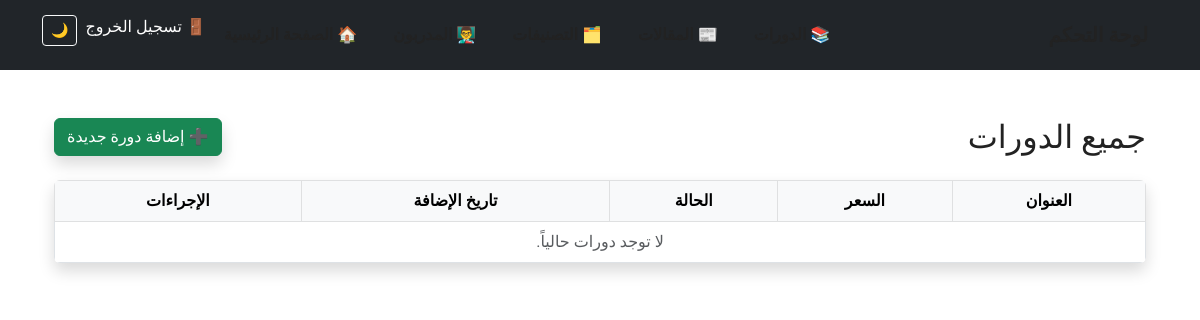
Before: /ar/dashboard/courses/ (signed in) with the older database file.
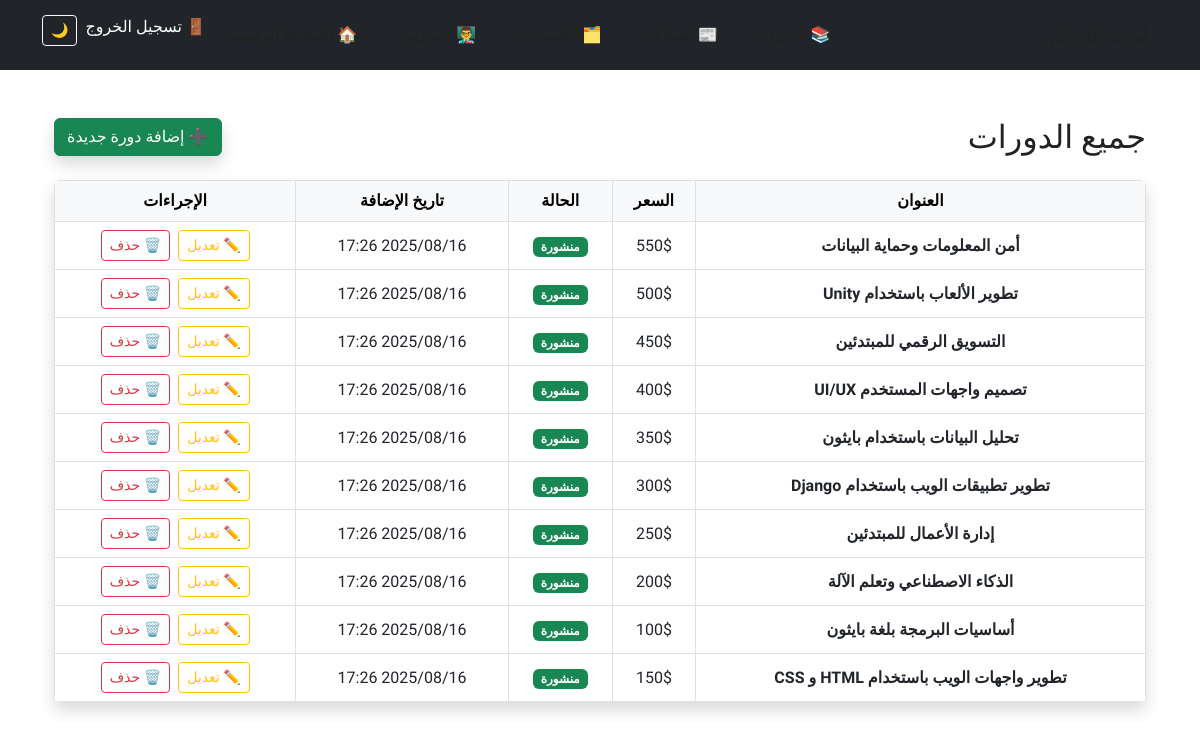
After: the same page with the newer database file.
### courses/models.py (models this page shows, shortened)
class Course(models.Model):
    title = models.CharField(max_length=200, verbose_name=_("عنوان الدورة"))
    description = models.TextField(verbose_name=_("وصف الدورة"))
    is_published = models.BooleanField(default=True, verbose_name=_("نشر الدورة"))
    price = models.DecimalField(max_digits=6, decimal_places=0, verbose_name=_("السعر"))
    old_price = models.DecimalField(max_digits=6, decimal_places=0, default=0, blank=True, verbose_name=_("السعر القديم"))
    created_at = models.DateTimeField(auto_now_add=True, verbose_name=_("تاريخ الإنشاء"))
    image = models.ImageField(upload_to='course_images/', null=True, blank=True, verbose_name=_("صورة الدورة"))
    duration = models.CharField(max_length=100, blank=True, null=True, verbose_name=_("مدة الدورة"))
    level = models.CharField(max_length=100, blank=True, null=True, verbose_name=_("مستوى الدورة"))
    prerequisites = models.TextField(blank=True, null=True, verbose_name=_("متطلبات الدورة"))
    students = models.ManyToManyField(User, related_name="courses", blank=True, verbose_name=_("الطلاب المشتركين"))
    instructor = models.ForeignKey(Instructor, on_delete=models.SET_NULL, null=True, blank=True, verbose_name=_("مدرب الدورة"))
    category = models.ForeignKey(Category, on_delete=models.CASCADE, related_name='courses', null=True, blank=True, verbose_name=_("فئة الدورة"))
    class Meta:
        verbose_name = _("دورة")
        verbose_name_plural = _("الدورات")
        ordering = ['-created_at']

### dashboard/views.py (the view)
# urls.py: path('courses/', views.course_list, name='course_list'),
@user_passes_test(is_admin)
def course_list(request):
    courses = Course.objects.all()
    return render(request, 'dashboard/course/course_list.html', {'courses': courses})

### dashboard/views.py (called while the page is built)
def is_admin(user):
    return user.is_authenticated and user.is_staff

### dashboard/templates/dashboard/course/course_list.html (shortened to what this page needs)
{% extends "dashboard/base.html" %}
{% load i18n static %}
{% block content %}
<div class="container mt-5">
    <div class="d-flex justify-content-between align-items-center mb-4">
        <h2 class="mb-0">{% trans "جميع الدورات" %}</h2>
        <a href="{% url 'dashboard:add_course' %}" class="btn btn-success shadow">
            ➕ {% trans "إضافة دورة جديدة" %}
        </a>
    </div>
    <div class="table-responsive shadow rounded">
        <table class="table table-bordered table-hover text-center align-middle mb-0">
            <thead class="table-light">
                <tr>
                    <th>{% trans "العنوان" %}</th>
                    <th>{% trans "السعر" %}</th>
                    <th>{% trans "الحالة" %}</th>
                    <th>{% trans "تاريخ الإضافة" %}</th>
                    <th>{% trans "الإجراءات" %}</th>
                </tr>
            </thead>
            <tbody>
                {% for course in courses %}
                <tr>
                    <td class="fw-bold">{{ course.title }}</td>
                    <td>{{ course.price }}$</td>
                    <td>
                        {% if course.is_published %}
                            <span class="badge bg-success">{% trans "منشورة" %}</span>
                        {% else %}
                            <span class="badge bg-secondary">{% trans "غير منشورة" %}</span>
                        {% endif %}
                    </td>
                    <td>{{ course.created_at|date:"Y/m/d H:i" }}</td>
                    <td>
                        <a href="{% url 'dashboard:edit_course' course.id %}" class="btn btn-sm btn-outline-warning me-1">
                            ✏️ {% trans "تعديل" %}
                        </a>
                        <a href="{% url 'dashboard:delete_course' course.id %}" class="btn btn-sm btn-outline-danger"
                           onclick="return confirm('{% trans "هل أنت متأكد من حذف هذه الدورة؟" %}');">
                            🗑️ {% trans "حذف" %}
                        </a>
                    </td>
                </tr>
                {% empty %}
                <tr>
                    <td colspan="5" class="text-muted">{% trans "لا توجد دورات حالياً." %}</td>
                </tr>
                {% endfor %}
            </tbody>
        </table>
    </div>
</div>
{% endblock %}

Changed rows visible on the page:
added Course: title "أمن المعلومات وحماية البيانات", price "550", created_at "2025/08/16 17:26"
added Course: title "تطوير الألعاب باستخدام Unity", price "500", created_at "2025/08/16 17:26"
added Course: title "التسويق الرقمي للمبتدئين", price "450", created_at "2025/08/16 17:26"
added Course: title "تصميم واجهات المستخدم UI/UX", price "400", created_at "2025/08/16 17:26"
added Course: title "تحليل البيانات باستخدام بايثون", price "350", created_at "2025/08/16 17:26"
added Course: title "تطوير تطبيقات الويب باستخدام Django", price "300", created_at "2025/08/16 17:26"
added Course: title "إدارة الأعمال للمبتدئين", price "250", created_at "2025/08/16 17:26"
added Course: title "الذكاء الاصطناعي وتعلم الآلة", price "200", created_at "2025/08/16 17:26"
added Course: title "أساسيات البرمجة بلغة بايثون", price "100", created_at "2025/08/16 17:26"
added Course: title "تطوير واجهات الويب باستخدام HTML و CSS", price "150", created_at "2025/08/16 17:26"
Other visible differences:
text no longer shown: "لا توجد دورات حالياً."
